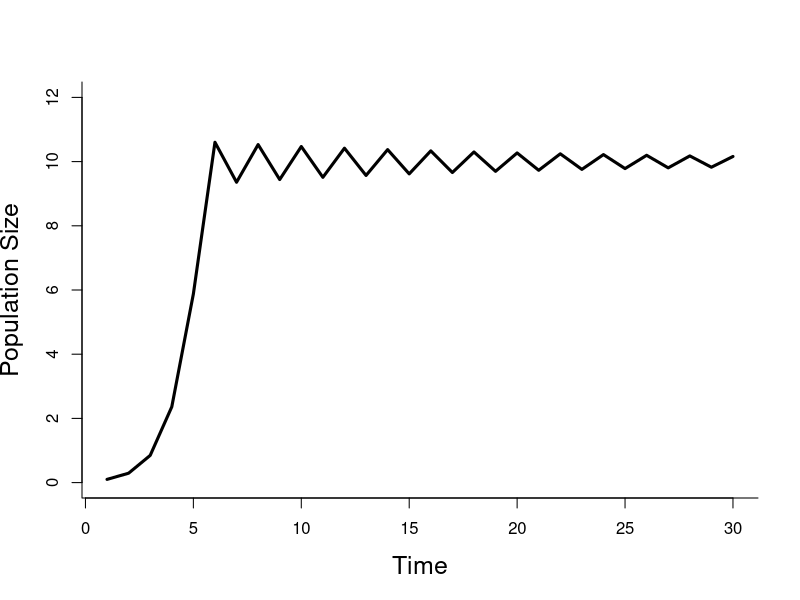
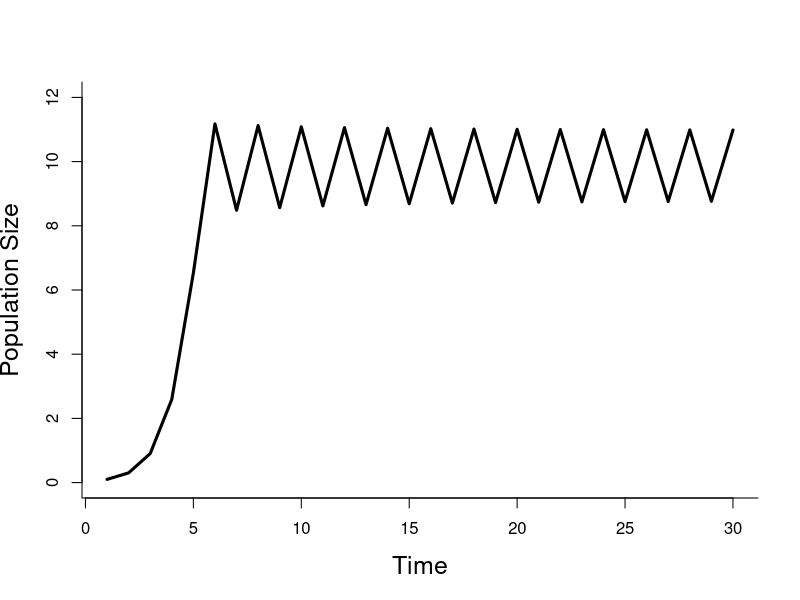
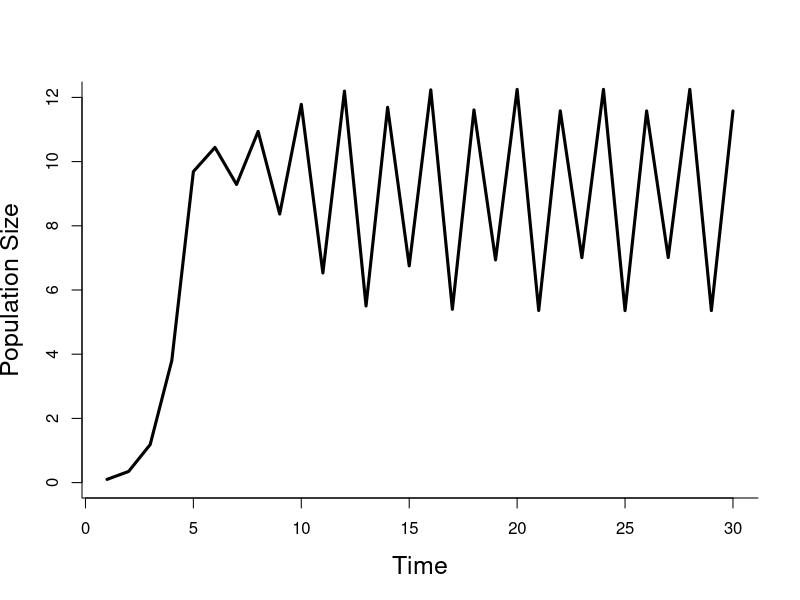
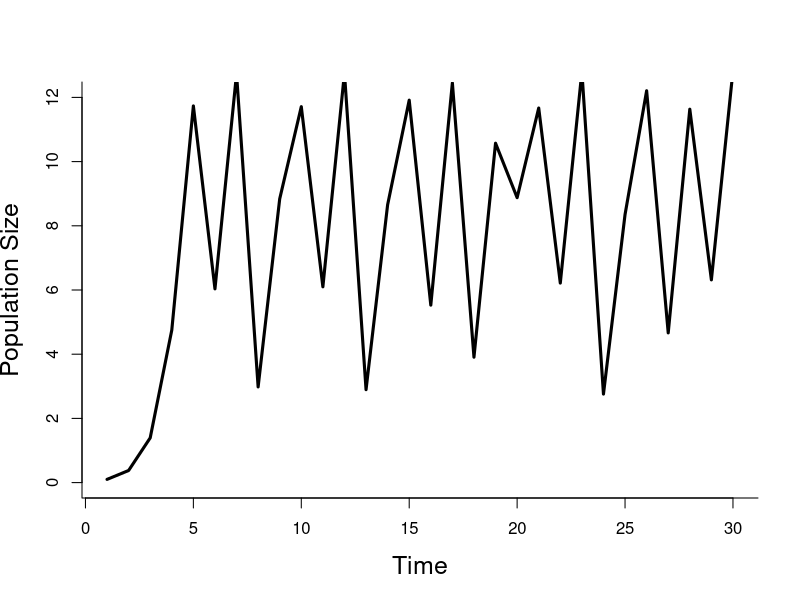
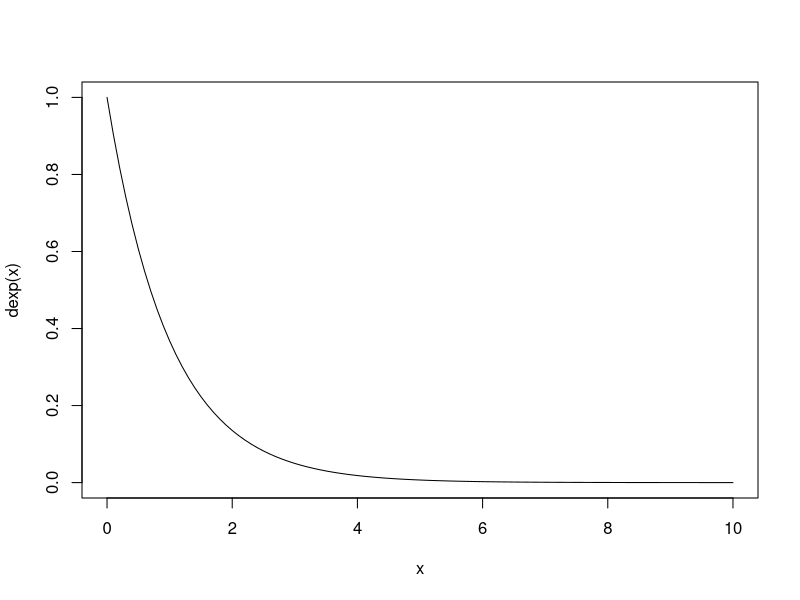
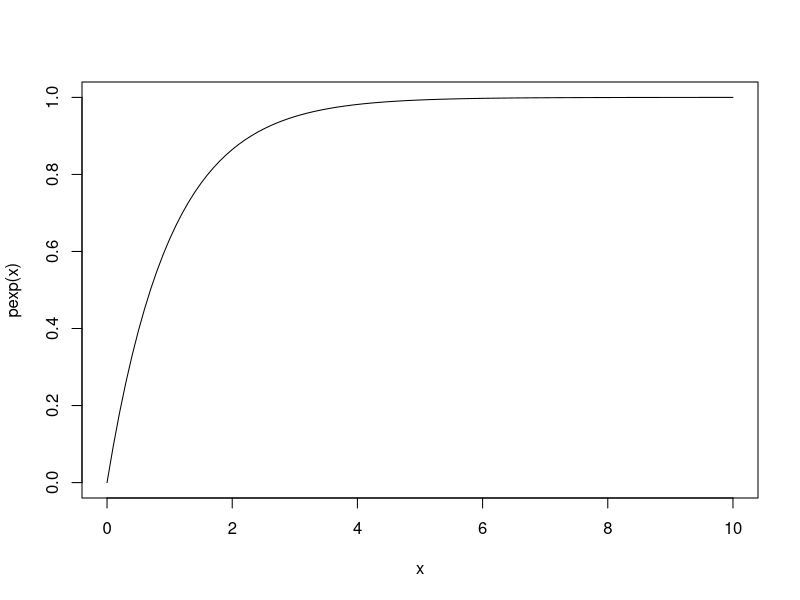
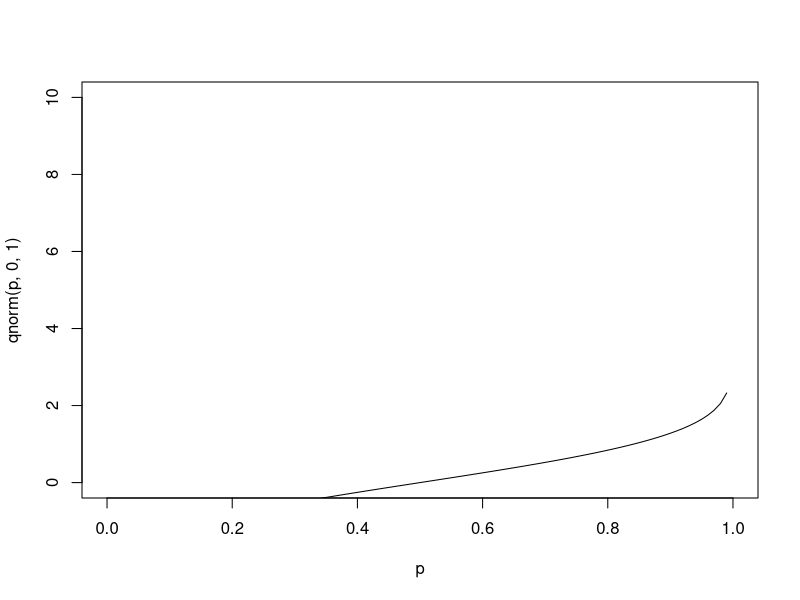
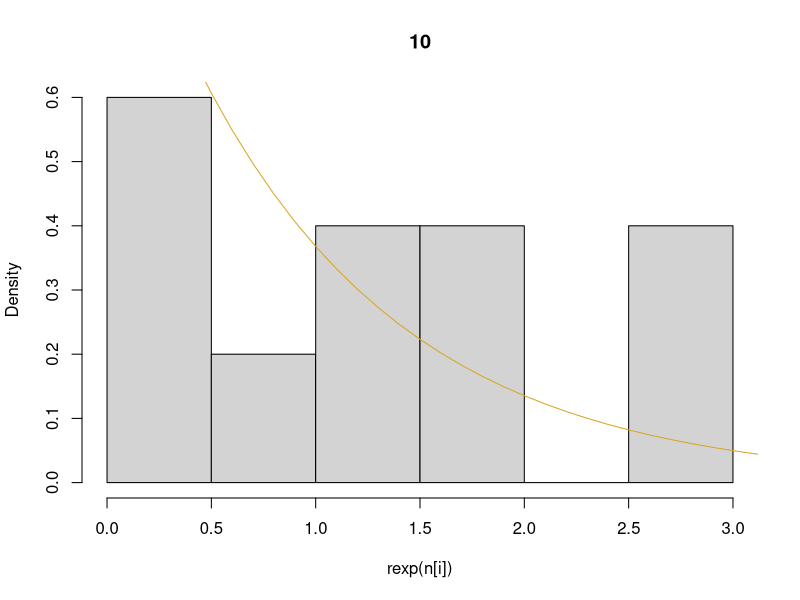

The R source for these figures, in order:
## ---- chunk 1
#set the various parameters with the first r value
r<-1.95         
K<-10             
n0<-.1       
NT<-30       
time<-1:NT

#iterate through
n<-rep(n0,NT)    
for(t in 2:NT){
  n[t] = n[t-1] + r*n[t-1]*(1-n[t-1]/K)
}

#plot
plot(time,n,ylim=c(0,12),lwd=3,type='l',
     ,bty='l',cex.lab=1.5,
      xlab="Time",ylab="Population Size")
## ---- chunk 2
r<-2.05    #change r

#iterate and plot
n<-rep(n0,NT)    
for(t in 2:NT){
  n[t] = n[t-1] + r*n[t-1]*(1-n[t-1]/K)
}

plot(time,n,ylim=c(0,12),lwd=3,type='l',
     ,bty='l',cex.lab=1.5,
      xlab="Time",ylab="Population Size")
## ---- chunk 3
r<-2.5    #change r
#iterate and plot
n<-rep(n0,NT)    
for(t in 2:NT){
  n[t] = n[t-1] + r*n[t-1]*(1-n[t-1]/K)
}

plot(time,n,ylim=c(0,12),lwd=3,type='l',
     ,bty='l',cex.lab=1.5,
      xlab="Time",ylab="Population Size")
## ---- chunk 4
r<-2.8    #change r
#iterate and plot
n<-rep(n0,NT)    
for(t in 2:NT){
  n[t] = n[t-1] + r*n[t-1]*(1-n[t-1]/K)
}

plot(time,n,ylim=c(0,12),lwd=3,type='l',
     ,bty='l',cex.lab=1.5,
      xlab="Time",ylab="Population Size")
## ---- chunk 5
#expontial pdf
x<-seq(0,10,by=0.1)
plot(x,dexp(x),type='l')
## ---- chunk 6
#exponential cdf
plot(x,pexp(x),type='l')
## ---- chunk 7
#exponential quantile function
p<-seq(0,1,by=0.01)
plot(p,qnorm(p,0,1),type='l',ylim=range(x))
## ---- chunk 8
#exponential histogram samples
n<-c(10,100,1000,10000)
for(i in 1:4) {
  hist(rexp(n[i]),main=n[i],probability=TRUE)
  lines(x,dexp(x),col='goldenrod')
}
## ---- chunk 9
#original lognormal
x=rlnorm(1000,0,0.5)
y<-sin(x)
hist(x,main='Original Lognormal',breaks=30)
abline(v=mean(x),col='green',lwd=3)
abline(v=median(x),col='orange',lwd=3)
abline(v=quantile(x,c(0.025,0.975)),col='red',lwd=3)
summary(x)

#transformed
hist(y,main='Transformed Distribution',breaks=30)
abline(v=mean(y),col='green',lwd=3)
abline(v=median(y),col='orange',lwd=3)
abline(v=quantile(y,c(0.025,0.975)),col='red',lwd=3)
summary(y)
## ---- chunk 10
r.sd=0.2
K.sd=1.0
NE=1000

n=matrix(n0,NE,NT)   
rE=rnorm(NE,r,r.sd)  
KE=rnorm(NE,K,K.sd)  
for(i in 1:NE){        
  for(t in 2:NT){ 
    n[i,t] = n[i,t-1] + rE[i]*n[i,t-1]*(1-n[i,t-1]/KE[i])
  }
}

n.stats=apply(n,2,quantile,c(0.025,0.5,0.975))

ciEnvelope <- function(x,ylo,yhi,col="lightgrey",...){
  polygon(cbind(c(x, rev(x), x[1]), c(ylo, rev(yhi),
  ylo[1])), border = NA,...) 
}
## ---- chunk 11
#plot samples of r and K
hist(rE)
hist(KE)
## ---- chunk 12
par(mfrow=c(2,5)) 
plot(n[1,])
plot(n[2,])
plot(n[3,])
plot(n[4,])
plot(n[5,])
plot(n[6,])
plot(n[7,])
plot(n[8,])
plot(n[9,])
plot(n[10,])
## ---- chunk 13
par(mfrow=c(1,1))
plot(n[15,])
## ---- chunk 14
par(mfrow=c(1,3))
plot(n.stats[2,],main='Median')
plot(n.stats[1,],main='95% Low')
plot(n.stats[3,],main='95% High')
## ---- chunk 15
n.stats2=apply(n,2,quantile,c(0.25,0.75))
par(mfrow=c(1,5))
plot(n.stats[2,],main='Median')
plot(n.stats[1,],main='95% Low')
plot(n.stats[3,],main='95% High')
plot(n.stats2[1,],main='50% Low')
plot(n.stats2[2,],main='50% High')
